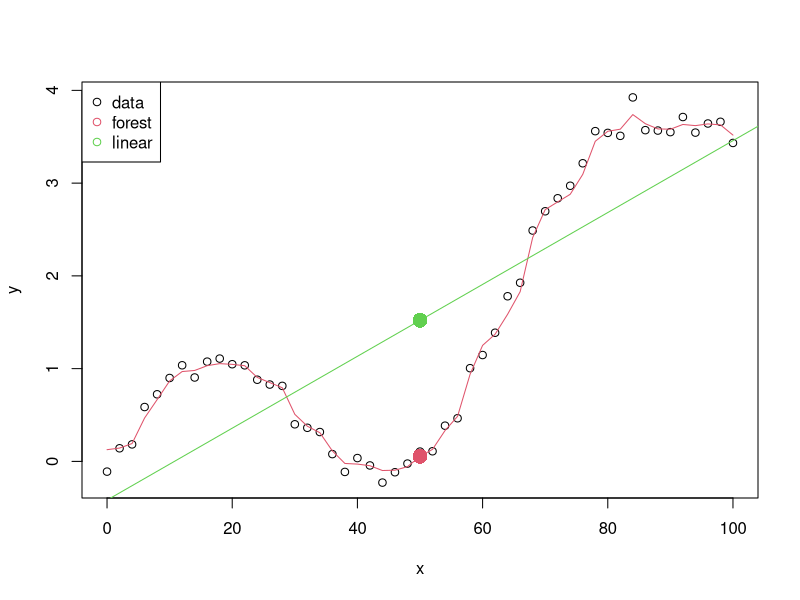

The R source for this figure:
## 5 Nonlinear regression with random forest

# load the random forest package
library(randomForest)

# create a dataset
# here y is some nonlinear function of x 
x <- seq(0, 100, 2.0)
y <- sin(x/10) + (x/50)^2 + rnorm(length(x))*0.1
train_data <- data.frame(x, y)

# fit linear model
lin <- lm(y~., data=train_data)

# fit random forest
rf <- randomForest(y ~ ., train_data)
rf_train_fit <- predict(rf, train_data)

# plot
plot(x, y, col=1)
lines(x, rf_train_fit, type='l', col=2)
abline(lin, col=3)
legend(x='topleft', legend=c('data', 'forest', 'linear'), col=c(1, 2, 3), pch=1)

# make a prediction
x_test <- data.frame(x=50)

# linear model
# y = slope x + intercept
# lm_prediction <- lin$coefficients[[2]]*test_point+lin$coefficients[[1]]
lm_predicted <- predict(lin, x_test) 

# random forest
rf_predicted <- predict(rf, x_test) 

# plot single predictions
points(x_test[[1]], rf_predicted[[1]], pch=16, col=2, cex=2)
points(x_test[[1]], lm_predicted[[1]], pch=16, col=3, cex=2)


